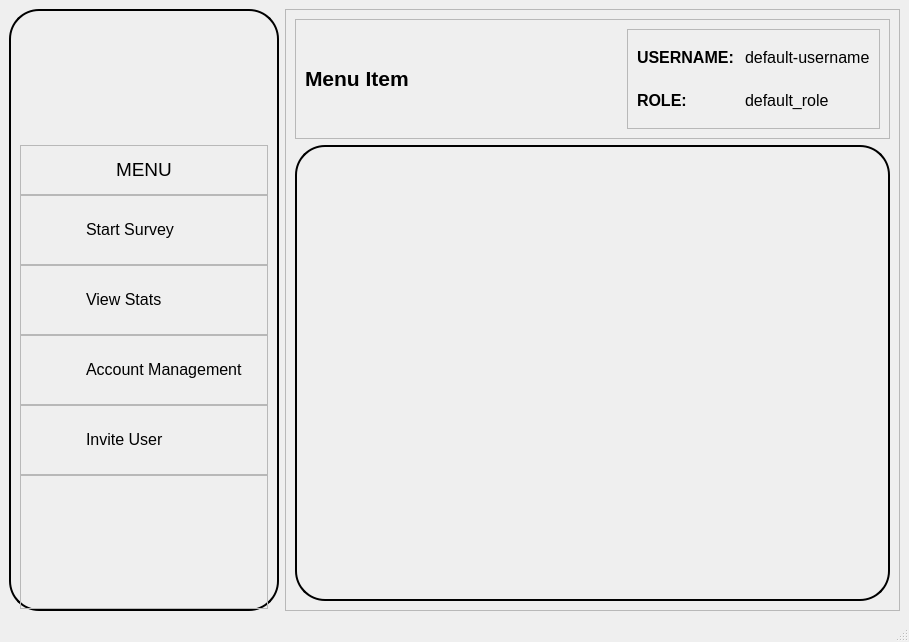
<?xml version="1.0" encoding="UTF-8"?>
<ui version="4.0">
 <class>MainWindow</class>
 <widget class="QMainWindow" name="MainWindow">
  <property name="geometry">
   <rect>
    <x>0</x>
    <y>0</y>
    <width>909</width>
    <height>642</height>
   </rect>
  </property>
  <property name="windowTitle">
   <string>Self Assesment Tool</string>
  </property>
  <widget class="QWidget" name="centralwidget">
   <layout class="QHBoxLayout" name="horizontalLayout_2">
    <item>
     <widget class="QFrame" name="frame">
      <property name="maximumSize">
       <size>
        <width>270</width>
        <height>16777215</height>
       </size>
      </property>
      <property name="styleSheet">
       <string notr="true">QFrame#frame{
    border: 2px solid black;
    border-radius: 30px;
}

</string>
      </property>
      <layout class="QVBoxLayout" name="verticalLayout">
       <property name="spacing">
        <number>0</number>
       </property>
       <property name="topMargin">
        <number>0</number>
       </property>
       <property name="rightMargin">
        <number>9</number>
       </property>
       <property name="bottomMargin">
        <number>0</number>
       </property>
       <item>
        <widget class="QFrame" name="horizontalFrame">
         <property name="maximumSize">
          <size>
           <width>16777215</width>
           <height>200</height>
          </size>
         </property>
         <layout class="QHBoxLayout" name="horizontalLayout">
          <property name="spacing">
           <number>0</number>
          </property>
          <property name="leftMargin">
           <number>0</number>
          </property>
          <property name="topMargin">
           <number>0</number>
          </property>
          <property name="rightMargin">
           <number>0</number>
          </property>
          <property name="bottomMargin">
           <number>0</number>
          </property>
          <item>
           <widget class="QLabel" name="label">
            <property name="minimumSize">
             <size>
              <width>0</width>
              <height>0</height>
             </size>
            </property>
            <property name="maximumSize">
             <size>
              <width>200</width>
              <height>200</height>
             </size>
            </property>
            <property name="text">
             <string/>
            </property>
            <property name="pixmap">
             <pixmap>../../resources/logos/logo_transparent.png</pixmap>
            </property>
            <property name="scaledContents">
             <bool>true</bool>
            </property>
           </widget>
          </item>
         </layout>
        </widget>
       </item>
       <item>
        <widget class="QFrame" name="frame_4">
         <property name="maximumSize">
          <size>
           <width>16777215</width>
           <height>50</height>
          </size>
         </property>
         <property name="frameShape">
          <enum>QFrame::StyledPanel</enum>
         </property>
         <property name="frameShadow">
          <enum>QFrame::Raised</enum>
         </property>
         <layout class="QHBoxLayout" name="horizontalLayout_4">
          <item>
           <spacer name="horizontalSpacer_2">
            <property name="orientation">
             <enum>Qt::Horizontal</enum>
            </property>
            <property name="sizeHint" stdset="0">
             <size>
              <width>40</width>
              <height>20</height>
             </size>
            </property>
           </spacer>
          </item>
          <item>
           <widget class="QLabel" name="label_2">
            <property name="text">
             <string>&lt;html&gt;&lt;head/&gt;&lt;body&gt;&lt;p&gt;&lt;span style=&quot; font-size:14pt;&quot;&gt;MENU&lt;/span&gt;&lt;/p&gt;&lt;/body&gt;&lt;/html&gt;</string>
            </property>
           </widget>
          </item>
          <item>
           <spacer name="horizontalSpacer_3">
            <property name="orientation">
             <enum>Qt::Horizontal</enum>
            </property>
            <property name="sizeHint" stdset="0">
             <size>
              <width>40</width>
              <height>20</height>
             </size>
            </property>
           </spacer>
          </item>
         </layout>
        </widget>
       </item>
       <item>
        <widget class="QFrame" name="frame_2">
         <property name="sizePolicy">
          <sizepolicy hsizetype="Preferred" vsizetype="Preferred">
           <horstretch>0</horstretch>
           <verstretch>0</verstretch>
          </sizepolicy>
         </property>
         <property name="maximumSize">
          <size>
           <width>270</width>
           <height>70</height>
          </size>
         </property>
         <property name="styleSheet">
          <string notr="true">QFrame:hover {
	background-color: lightGray;
	border-radius: 30px;
}</string>
         </property>
         <property name="frameShape">
          <enum>QFrame::StyledPanel</enum>
         </property>
         <property name="frameShadow">
          <enum>QFrame::Raised</enum>
         </property>
         <layout class="QHBoxLayout" name="horizontalLayout_3">
          <item>
           <widget class="QLabel" name="label_3">
            <property name="maximumSize">
             <size>
              <width>50</width>
              <height>50</height>
             </size>
            </property>
            <property name="text">
             <string/>
            </property>
            <property name="pixmap">
             <pixmap>../../resources/icons/survey.webp</pixmap>
            </property>
            <property name="scaledContents">
             <bool>true</bool>
            </property>
            <property name="margin">
             <number>0</number>
            </property>
           </widget>
          </item>
          <item>
           <widget class="QLabel" name="startSurveyLabel">
            <property name="text">
             <string>&lt;html&gt;&lt;head/&gt;&lt;body&gt;&lt;p&gt;&lt;span style=&quot; font-size:12pt;&quot;&gt;Start Survey&lt;/span&gt;&lt;/p&gt;&lt;/body&gt;&lt;/html&gt;</string>
            </property>
           </widget>
          </item>
         </layout>
        </widget>
       </item>
       <item>
        <widget class="QFrame" name="frame_6">
         <property name="maximumSize">
          <size>
           <width>270</width>
           <height>70</height>
          </size>
         </property>
         <property name="styleSheet">
          <string notr="true">QFrame:hover {
	background-color: lightGray;
	border-radius: 30px;
}</string>
         </property>
         <property name="frameShape">
          <enum>QFrame::StyledPanel</enum>
         </property>
         <property name="frameShadow">
          <enum>QFrame::Raised</enum>
         </property>
         <layout class="QHBoxLayout" name="horizontalLayout_7">
          <item>
           <widget class="QLabel" name="label_9">
            <property name="maximumSize">
             <size>
              <width>50</width>
              <height>50</height>
             </size>
            </property>
            <property name="text">
             <string/>
            </property>
            <property name="pixmap">
             <pixmap>../../resources/icons/statistics.png</pixmap>
            </property>
            <property name="scaledContents">
             <bool>true</bool>
            </property>
           </widget>
          </item>
          <item>
           <widget class="QLabel" name="label_10">
            <property name="text">
             <string>&lt;html&gt;&lt;head/&gt;&lt;body&gt;&lt;p&gt;&lt;span style=&quot; font-size:12pt;&quot;&gt;View Stats&lt;/span&gt;&lt;/p&gt;&lt;/body&gt;&lt;/html&gt;</string>
            </property>
           </widget>
          </item>
         </layout>
        </widget>
       </item>
       <item>
        <widget class="QFrame" name="frame_3">
         <property name="maximumSize">
          <size>
           <width>270</width>
           <height>70</height>
          </size>
         </property>
         <property name="styleSheet">
          <string notr="true">QFrame:hover {
	background-color: lightGray;
	border-radius: 30px;
}</string>
         </property>
         <property name="frameShape">
          <enum>QFrame::StyledPanel</enum>
         </property>
         <property name="frameShadow">
          <enum>QFrame::Raised</enum>
         </property>
         <layout class="QHBoxLayout" name="horizontalLayout_5">
          <item>
           <widget class="QLabel" name="label_5">
            <property name="maximumSize">
             <size>
              <width>50</width>
              <height>50</height>
             </size>
            </property>
            <property name="text">
             <string/>
            </property>
            <property name="pixmap">
             <pixmap>../../resources/icons/account_management.png</pixmap>
            </property>
            <property name="scaledContents">
             <bool>true</bool>
            </property>
           </widget>
          </item>
          <item>
           <widget class="QLabel" name="label_6">
            <property name="text">
             <string>&lt;html&gt;&lt;head/&gt;&lt;body&gt;&lt;p&gt;&lt;span style=&quot; font-size:12pt;&quot;&gt;Account Management&lt;/span&gt;&lt;/p&gt;&lt;/body&gt;&lt;/html&gt;</string>
            </property>
           </widget>
          </item>
         </layout>
        </widget>
       </item>
       <item>
        <widget class="QFrame" name="frame_5">
         <property name="maximumSize">
          <size>
           <width>270</width>
           <height>70</height>
          </size>
         </property>
         <property name="styleSheet">
          <string notr="true">QFrame:hover {
	background-color: lightGray;
	border-radius: 30px;
}</string>
         </property>
         <property name="frameShape">
          <enum>QFrame::StyledPanel</enum>
         </property>
         <property name="frameShadow">
          <enum>QFrame::Raised</enum>
         </property>
         <layout class="QHBoxLayout" name="horizontalLayout_6">
          <item>
           <widget class="QLabel" name="label_7">
            <property name="maximumSize">
             <size>
              <width>50</width>
              <height>50</height>
             </size>
            </property>
            <property name="text">
             <string/>
            </property>
            <property name="pixmap">
             <pixmap>../../resources/icons/add_user.png</pixmap>
            </property>
            <property name="scaledContents">
             <bool>true</bool>
            </property>
           </widget>
          </item>
          <item>
           <widget class="QLabel" name="label_8">
            <property name="text">
             <string>&lt;html&gt;&lt;head/&gt;&lt;body&gt;&lt;p&gt;&lt;span style=&quot; font-size:12pt;&quot;&gt;Invite User&lt;/span&gt;&lt;/p&gt;&lt;/body&gt;&lt;/html&gt;</string>
            </property>
           </widget>
          </item>
         </layout>
        </widget>
       </item>
       <item>
        <widget class="QFrame" name="frame_8">
         <property name="frameShape">
          <enum>QFrame::StyledPanel</enum>
         </property>
         <property name="frameShadow">
          <enum>QFrame::Raised</enum>
         </property>
        </widget>
       </item>
      </layout>
     </widget>
    </item>
    <item>
     <widget class="QFrame" name="frame">
      <property name="frameShape">
       <enum>QFrame::StyledPanel</enum>
      </property>
      <property name="frameShadow">
       <enum>QFrame::Raised</enum>
      </property>
      <layout class="QVBoxLayout" name="verticalLayout_2">
       <item>
        <widget class="QFrame" name="frame_7">
         <property name="maximumSize">
          <size>
           <width>16777215</width>
           <height>120</height>
          </size>
         </property>
         <property name="frameShape">
          <enum>QFrame::StyledPanel</enum>
         </property>
         <property name="frameShadow">
          <enum>QFrame::Raised</enum>
         </property>
         <layout class="QHBoxLayout" name="horizontalLayout_8">
          <item>
           <widget class="QLabel" name="menu_item_label">
            <property name="text">
             <string>&lt;html&gt;&lt;head/&gt;&lt;body&gt;&lt;p&gt;&lt;span style=&quot; font-size:16pt; font-weight:600;&quot;&gt;Menu Item&lt;/span&gt;&lt;/p&gt;&lt;/body&gt;&lt;/html&gt;</string>
            </property>
           </widget>
          </item>
          <item>
           <spacer name="horizontalSpacer">
            <property name="orientation">
             <enum>Qt::Horizontal</enum>
            </property>
            <property name="sizeHint" stdset="0">
             <size>
              <width>0</width>
              <height>0</height>
             </size>
            </property>
           </spacer>
          </item>
          <item>
           <widget class="QFrame" name="userDetailsFrame">
            <property name="minimumSize">
             <size>
              <width>250</width>
              <height>0</height>
             </size>
            </property>
            <property name="maximumSize">
             <size>
              <width>16777215</width>
              <height>100</height>
             </size>
            </property>
            <property name="frameShape">
             <enum>QFrame::StyledPanel</enum>
            </property>
            <property name="frameShadow">
             <enum>QFrame::Raised</enum>
            </property>
            <layout class="QGridLayout" name="gridLayout">
             <item row="0" column="0">
              <widget class="QLabel" name="label_11">
               <property name="text">
                <string>&lt;html&gt;&lt;head/&gt;&lt;body&gt;&lt;p&gt;&lt;span style=&quot; font-size:12pt; font-weight:600;&quot;&gt;USERNAME: &lt;/span&gt;&lt;/p&gt;&lt;/body&gt;&lt;/html&gt;</string>
               </property>
              </widget>
             </item>
             <item row="1" column="0">
              <widget class="QLabel" name="label_12">
               <property name="text">
                <string>&lt;html&gt;&lt;head/&gt;&lt;body&gt;&lt;p&gt;&lt;span style=&quot; font-size:12pt; font-weight:600;&quot;&gt;ROLE:&lt;/span&gt;&lt;/p&gt;&lt;/body&gt;&lt;/html&gt;</string>
               </property>
              </widget>
             </item>
             <item row="0" column="1">
              <widget class="QLabel" name="usernameLabel">
               <property name="text">
                <string>&lt;html&gt;&lt;head/&gt;&lt;body&gt;&lt;p&gt;&lt;span style=&quot; font-size:12pt;&quot;&gt;default-username&lt;/span&gt;&lt;/p&gt;&lt;/body&gt;&lt;/html&gt;</string>
               </property>
              </widget>
             </item>
             <item row="1" column="1">
              <widget class="QLabel" name="roleLabel">
               <property name="text">
                <string>&lt;html&gt;&lt;head/&gt;&lt;body&gt;&lt;p&gt;&lt;span style=&quot; font-size:12pt;&quot;&gt;default_role&lt;/span&gt;&lt;/p&gt;&lt;/body&gt;&lt;/html&gt;</string>
               </property>
              </widget>
             </item>
            </layout>
           </widget>
          </item>
         </layout>
        </widget>
       </item>
       <item>
        <widget class="QFrame" name="main_frame">
         <property name="styleSheet">
          <string notr="true">QFrame#main_frame{
    border: 2px solid black;
    border-radius: 30px;
}</string>
         </property>
         <property name="frameShape">
          <enum>QFrame::StyledPanel</enum>
         </property>
         <property name="frameShadow">
          <enum>QFrame::Raised</enum>
         </property>
        </widget>
       </item>
      </layout>
     </widget>
    </item>
   </layout>
  </widget>
  <widget class="QMenuBar" name="menubar">
   <property name="geometry">
    <rect>
     <x>0</x>
     <y>0</y>
     <width>909</width>
     <height>22</height>
    </rect>
   </property>
  </widget>
  <widget class="QStatusBar" name="statusbar"/>
 </widget>
 <resources/>
 <connections/>
</ui>
